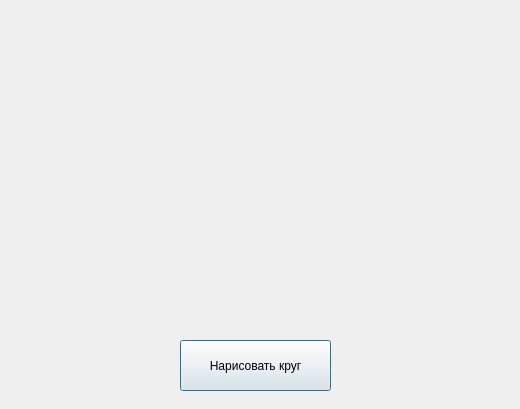
<?xml version="1.0" encoding="UTF-8"?>
<ui version="4.0">
 <class>Dialog</class>
 <widget class="QDialog" name="Dialog">
  <property name="geometry">
   <rect>
    <x>0</x>
    <y>0</y>
    <width>520</width>
    <height>409</height>
   </rect>
  </property>
  <property name="windowTitle">
   <string>Dialog</string>
  </property>
  <widget class="QPushButton" name="pushButton">
   <property name="geometry">
    <rect>
     <x>180</x>
     <y>340</y>
     <width>151</width>
     <height>51</height>
    </rect>
   </property>
   <property name="text">
    <string>Нарисовать круг</string>
   </property>
  </widget>
 </widget>
 <resources/>
 <connections/>
</ui>
